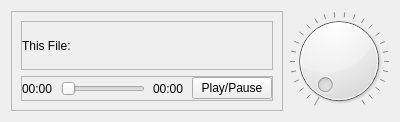
                   <widget class="QWidget" name="tab_14">
                    <attribute name="title">
                     <string>After Filtring</string>
                    </attribute>
                    <layout class="QHBoxLayout" name="horizontalLayout_48">
                     <item>
                      <widget class="QFrame" name="frame_47">
                       <property name="frameShape">
                        <enum>QFrame::StyledPanel</enum>
                       </property>
                       <property name="frameShadow">
                        <enum>QFrame::Raised</enum>
                       </property>
                       <layout class="QVBoxLayout" name="verticalLayout_35">
                        <item>
                         <widget class="QFrame" name="frame_48">
                          <property name="frameShape">
                           <enum>QFrame::StyledPanel</enum>
                          </property>
                          <property name="frameShadow">
                           <enum>QFrame::Raised</enum>
                          </property>
                          <layout class="QHBoxLayout" name="horizontalLayout_49">
                           <property name="spacing">
                            <number>0</number>
                           </property>
                           <property name="leftMargin">
                            <number>0</number>
                           </property>
                           <property name="topMargin">
                            <number>0</number>
                           </property>
                           <property name="rightMargin">
                            <number>0</number>
                           </property>
                           <property name="bottomMargin">
                            <number>0</number>
                           </property>
                           <item>
                            <widget class="QLabel" name="label_70">
                             <property name="sizePolicy">
                              <sizepolicy hsizetype="Preferred" vsizetype="Fixed">
                               <horstretch>0</horstretch>
                               <verstretch>0</verstretch>
                              </sizepolicy>
                             </property>
                             <property name="minimumSize">
                              <size>
                               <width>0</width>
                               <height>17</height>
                              </size>
                             </property>
                             <property name="text">
                              <string>This File:</string>
                             </property>
                            </widget>
                           </item>
                          </layout>
                         </widget>
                        </item>
                        <item>
                         <widget class="QFrame" name="frame_49">
                          <property name="sizePolicy">
                           <sizepolicy hsizetype="Preferred" vsizetype="Fixed">
                            <horstretch>0</horstretch>
                            <verstretch>0</verstretch>
                           </sizepolicy>
                          </property>
                          <property name="minimumSize">
                           <size>
                            <width>0</width>
                            <height>25</height>
                           </size>
                          </property>
                          <property name="frameShape">
                           <enum>QFrame::StyledPanel</enum>
                          </property>
                          <property name="frameShadow">
                           <enum>QFrame::Raised</enum>
                          </property>
                          <layout class="QHBoxLayout" name="horizontalLayout_50">
                           <property name="spacing">
                            <number>8</number>
                           </property>
                           <property name="leftMargin">
                            <number>0</number>
                           </property>
                           <property name="topMargin">
                            <number>0</number>
                           </property>
                           <property name="rightMargin">
                            <number>0</number>
                           </property>
                           <property name="bottomMargin">
                            <number>0</number>
                           </property>
                           <item>
                            <widget class="QLabel" name="label_71">
                             <property name="text">
                              <string>00:00</string>
                             </property>
                            </widget>
                           </item>
                           <item>
                            <widget class="QSlider" name="horizontalSlider_12">
                             <property name="orientation">
                              <enum>Qt::Horizontal</enum>
                             </property>
                            </widget>
                           </item>
                           <item>
                            <widget class="QLabel" name="label_72">
                             <property name="text">
                              <string>00:00</string>
                             </property>
                            </widget>
                           </item>
                           <item>
                            <widget class="QPushButton" name="pushButton_17">
                             <property name="text">
                              <string>Play/Pause</string>
                             </property>
                            </widget>
                           </item>
                          </layout>
                         </widget>
                        </item>
                       </layout>
                      </widget>
                     </item>
                     <item>
                      <widget class="QDial" name="dial_11">
                       <property name="pageStep">
                        <number>99</number>
                       </property>
                       <property name="tracking">
                        <bool>true</bool>
                       </property>
                       <property name="orientation">
                        <enum>Qt::Horizontal</enum>
                       </property>
                       <property name="wrapping">
                        <bool>false</bool>
                       </property>
                       <property name="notchesVisible">
                        <bool>true</bool>
                       </property>
                      </widget>
                     </item>
                    </layout>
                   </widget>
